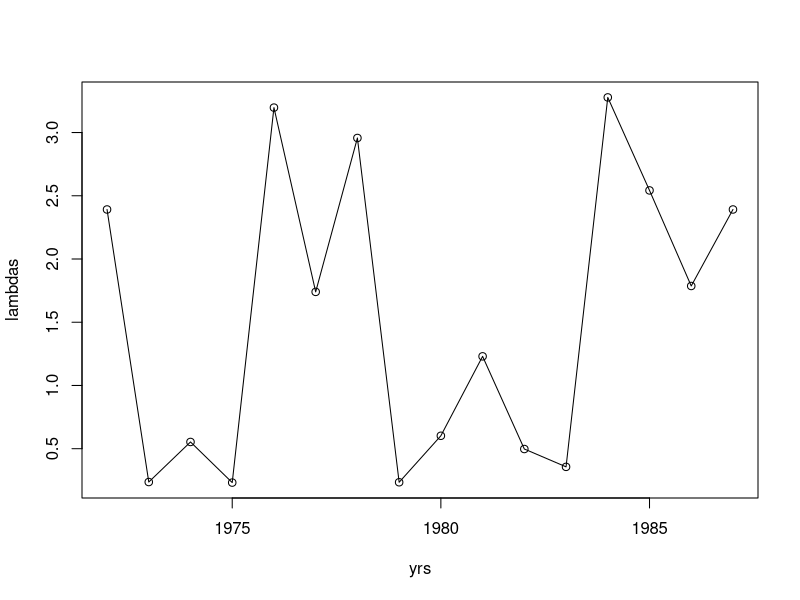
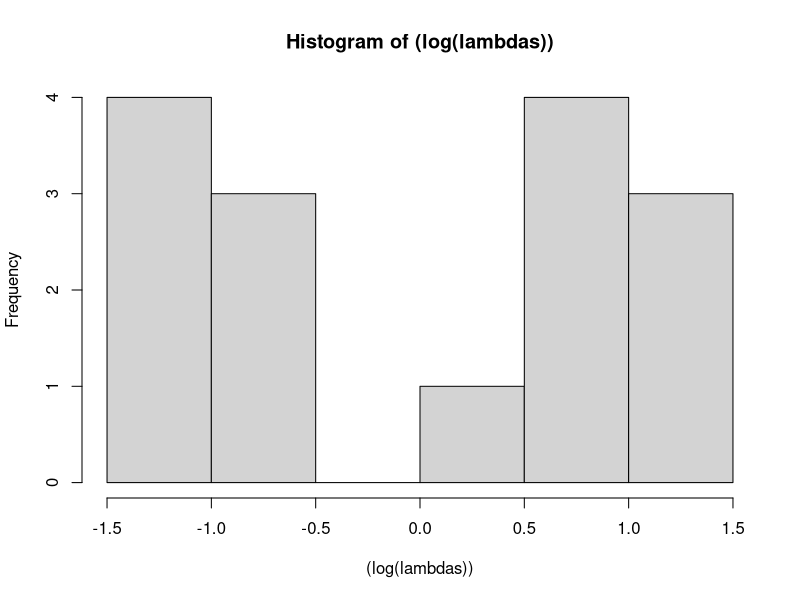
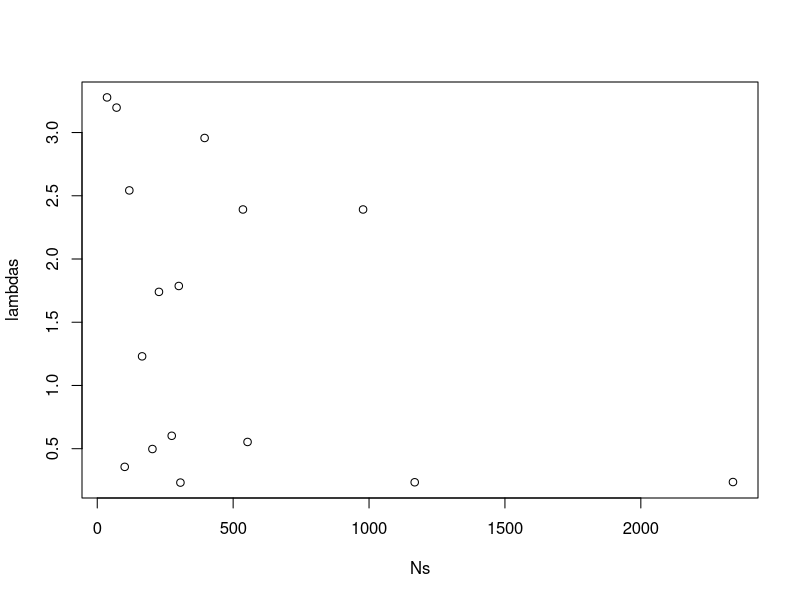
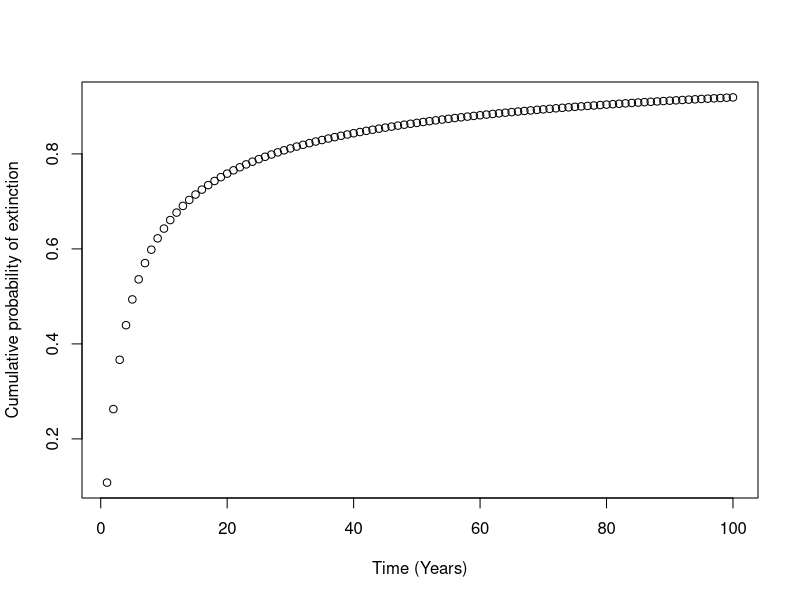

The R script that drew these images, in order: (Note: this script raises an error after producing the figures.)
graphics.off()# closes fig window
rm(list=ls())  # clear all variables

#-----INPUT PARAMETERS----------------------
# list of years that data were collected
yrs=c(1972,
1973,
1974,
1975,
1976,
1977,
1978,
1979,
1980,
1981,
1982,
1983,
1984,
1985,
1986,
1987)


#list of population sizes
Ns=c(978,
2339,
553,
306,
71,
227,
395,
1168,
274,
165,
203,
101,
36,
118,
300,
536
)

l=length(Ns)
l
lambdas<-((Ns[2:l])/(Ns[1:(l-1)]))
lambdas
Zlams=cbind(yrs,lambdas)
Zlams
plot(Zlams,type="o")

hist((log(lambdas)))

lams2=cbind(Ns,lambdas)
plot(lams2,type="p")

#---- END OF INPUTS ---------------------------

# first, estimate lambdas and the right quantities to do the regression:
numNs = length(Ns)
lams = (Ns[2:numNs]/Ns[1:(numNs-1)])^(1/(yrs[2:numNs]-yrs[1:(numNs-1)]  ))

xx=sqrt(yrs[2:numNs]-yrs[1:(numNs-1)])
yy=log(Ns[2:numNs]/Ns[1:(numNs-1)])/xx

regressout=lm(yy~0+xx) # this conducts the linear regression that is described in the text, and in lecture using the fairybell example
sumregress=summary(regressout)
anovaregress=anova(regressout)


#mu<-mean(log(lambdas))
#mu
#sigsq<-var(log(lambdas))
#sigsq
#geomean<-exp(mu)
#geomean

mu=sumregress$coefficients[1] # estimate of mu from the regression

sig2=anovaregress$Mean[2]	# estimate of sigma^2 from the regression

mu
sig2
sumregress
anovaregress

#begin extcdf function from homework2:

#mu<-mean(log(lambdas))
#mu
#sig2<-var(log(lambdas))
#sig2
#geomean<-exp(mu)
#geomean
mu
sig2
d<-log(Ns[16])-log(100)
d
tmax<-100
#making an extinction CDF plot
extcdf=function(mu,sig2,d,tmax) {
  t=1:tmax
  G=pnorm((-d-mu*t)/sqrt(sig2*t))+
    exp(-2*mu*d/sig2)*pnorm((-d+mu*t)/sqrt(sig2*t))
  return(G)
}
sample=extcdf(mu,sig2,d,tmax)
plot(sample,ylab="Cumulative probability of extinction",xlab="Time (Years)")

#-------------------------------------------------------
#SimpleGrowthChooser.r
# This program allow you to simulate a 
# very simple growth process, with you providing a discrete
# list of lambda values and probabilities that each will occur

graphics.off()# closes fig window
#rm(list=ls())  # clear all variables

# -----INPUT PARAMETERS----------------------
#lambdas = c(0.4,1.5,0.3,4.8,0.5,4.1,1.6,1.1,0.9,0.8,0.7,3.4,1.2,0.1,2.3,4.4,0.2,1.3,2.5,0.8) # list of lambdas that can occur
lams=lambdas
lams

maxyr = 100 # the number of years to simulate

startN = 536 # starting population size

Reps = 1000 # number of replicate runs to make  	

Nqe = 100 # quasi-extinction threshold

maxcap = 1000
#---- END OF INPUTS ---------------------------

Ns = matrix(0,maxyr,Reps) # set up a matrix for the pop sizes to fill


for (jj in 1:Reps) {
  Ns[1,jj]=startN # initialize with starting pop size
  for (ii in 1:(maxyr-1)) {
    lam_t=sample(lams,1) # choose a random lambda value
    
    
    Ns[(ii+1),jj]=Ns[ii,jj]*lam_t # this grows the population one year
    
    #enforcing the quasi-extinction threshold:
    if (Ns[(ii+1),jj] <= Nqe) {Ns[(ii+1),jj]=0} 
    #enforcing the maximum cap on population numbers:
    if (Ns[(ii+1),jj] >= maxcap)  {Ns[(ii+1),jj]=maxcap}
  } # end of ii loop
} # end of jj loop


#perparing a matrix to use in estimating extinction risk:
Ns2=Ns 
Ns2[Ns2 >0] = 1 #set all values of Ns that are greater than one to 
alive = apply(Ns2,1,sum)
dead = 100*(1-alive/Reps)


allyrs = c(1:maxyr)
windows()

plot(allyrs,dead,type = "l",xlab="Year",ylab="Extinction CDF")

windows()
matplot(allyrs,Ns, type = "l",xlab="Year",ylab="Nt",main="Arithmetic scale")

windows()
matplot(allyrs,log(Ns), type = "l",xlab="Year",ylab="log(Nt)",main="Log scale")
